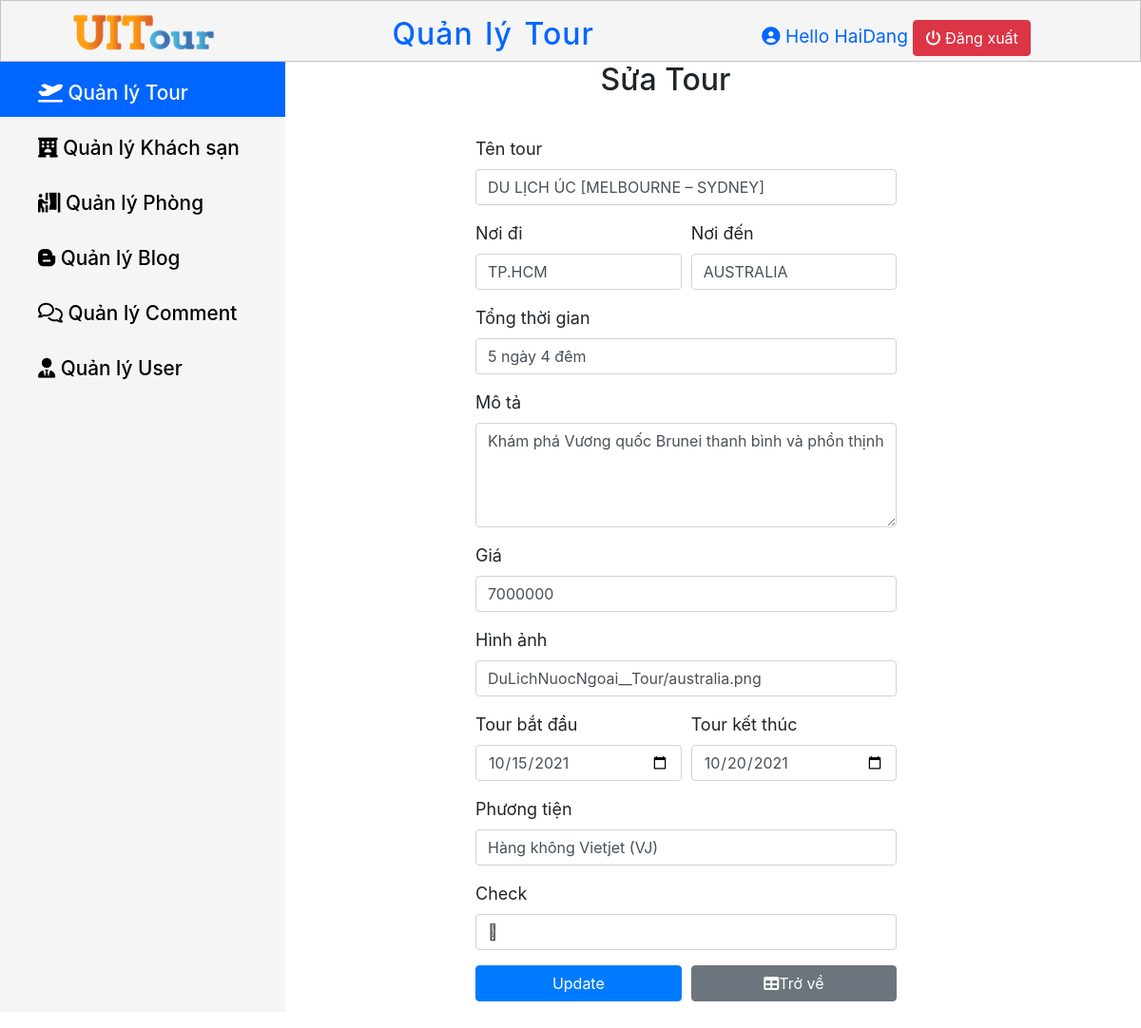
The app's page /Page-Admin/SuaTour.php?id=2 with its own data.
### tables this page shows
CREATE TABLE `tour` (
  `Tour_Id` int(11) NOT NULL,
  `Tour_Name` varchar(500) NOT NULL,
  `Departure` varchar(500) NOT NULL,
  `Destination` varchar(500) NOT NULL,
  `Tour_Time` varchar(50) NOT NULL,
  `Description_Tour` varchar(1000) NOT NULL,
  `Price` int(11) NOT NULL,
  `Img_Source` text NOT NULL,
  `Tour_Start` date NOT NULL,
  `Tour_Finish` date NOT NULL,
  `Transport` varchar(200) NOT NULL,
  `Tour_Check` binary(1) NOT NULL
);

### Page-Admin/SuaTour.php (the view, shortened to what this page needs)
<?php
    $host = "localhost";
    $host_user ="root";
    $host_password = "";
    $database = "ie104.m12";
    $port = "8111";
    $conn = new mysqli($host, $host_user, $host_password, $database, $port);
    if(isset($_REQUEST["id"]) and $_REQUEST['id']!="")
    {
        $id =  $_GET["id"];
        $sql = "SELECT * FROM tour WHERE Tour_Id = $id";
        $kq = $conn->query($sql);
    }
?>
<!DOCTYPE html>
<html lang="en">
<head>
    <link rel="stylesheet" href="Navbar.css">
    <link rel="stylesheet" href="Content.css">
    <link rel="stylesheet" href="https://cdn.jsdelivr.net/npm/bootstrap@4.5.3/dist/css/bootstrap.min.css">
    <link rel="stylesheet" href="https://cdnjs.cloudflare.com/ajax/libs/font-awesome/6.0.0-beta3/css/all.min.css" />
</head>
<body>
    <header class="header-container">
        <div class="header-container__logo">
            <a href="../Page-Admin/TrangChu.php">
                <img src="../Trangchu/File/logo_header.png" alt="UITour">
            </a>
        </div>
        <h2 class="header-container__Title">
            Quản lý Tour
        </h2>
        <div class="header-container__profile">
            <i class="fas fa-user-circle"></i>
            <span>Hello HaiDang</span>
            <a href="../Page-Admin/DangNhap.php" class="btn btn-danger"> <i class="fas fa-power-off"></i> Đăng xuất</a>
        </div>
    </header>
    <main class="main">
        <nav class="nav-links">
            <ul class="nav-links__ul">
                <li class="nav-links__li active--css">
                    <a href="../Page-Admin/QuanLyTour.php" class=" nav-links__a active--css">
                        <i class="fas fa-plane-departure"></i>  Quản lý Tour
                    </a>
                </li>
                <li class="nav-links__li">
                    <a href="../Page-Admin/QuanLyKhachSan.php" class=" nav-links__a">
                        <i class="fas fa-hotel"></i></i>  Quản lý Khách sạn
                    </a>
                </li>
                <li class="nav-links__li">
                    <a href="../Page-Admin/QuanLyPhong.php" class=" nav-links__a">
                        <i class="fas fa-person-booth"></i>  Quản lý Phòng
                    </a>
                </li>
                <li class="nav-links__li">
                    <a href="../Page-Admin/QuanLyBlog.php" class=" nav-links__a">
                        <i class="fab fa-blogger-b"></i></i>  Quản lý Blog
                    </a>
                </li>
                <li class="nav-links__li">
                    <a href="../Page-Admin/QuanLyComment.php" class=" nav-links__a">
                        <i class="far fa-comments"></i></i></i>  Quản lý Comment
                    </a>
                </li>
                <li class="nav-links__li  " >
                    <a href="../Page-Admin/QuanLyUser.php" class=" nav-links__a  ">
                        <i class="fas fa-user-tie"></i></i></i>  Quản lý User
                    </a>
                </li>
            </ul>
        </nav>
        <div class="col-md-8">
            <h2 class=" text-center">Sửa Tour</h2>
            <div class="col-md-8 div--css">
                <form action="" class="form--css" method="post">
                    <?php while($row = $kq->fetch_assoc()) { ?>
                        <div class="form-group">
                        <label for="Tour_Name" class="control-label">Tên tour</label>
                        <input name="Tour_Name" class="form-control" value="<?php echo $row["Tour_Name"] ?>" required/>
                    </div>
                    <div class="form-row">
                        <div class="form-group col-md-6">
                            <label for="Departure" class="control-label">Nơi đi</label>
                            <input name="Departure" class="form-control" value="<?php echo $row["Departure"] ?>" required/>
                        </div>
                        <div class="form-group col-md-6">
                            <label for="Destination" class="control-label">Nơi đến</label>
                            <input name="Destination" class="form-control" value="<?php echo $row["Destination"] ?>" required/>
                        </div>
                    </div>
                    <div class="form-group">
                        <label for="Tour_Time" class="control-label">Tổng thời gian</label>
                        <input name="Tour_Time" class="form-control" value="<?php echo $row["Tour_Time"] ?>" required/>
                    </div>
                    <div class="form-group">
                        <label for="Description_Tour" class="control-label">Mô tả</label>
                        <textarea name="Description_Tour"  cols="30" rows="4"  class="form-control" required><?php echo $row["Description_Tour"] ?></textarea>
                    </div>
                    <div class="form-group">
                        <label for="Price" class="control-label">Giá</label>
                        <input type="number" name="Price" class="form-control" value="<?php echo $row["Price"] ?>" required/>
                    </div>
                    <div class="form-group">
                        <label for="Img_Source" class="control-label">Hình ảnh</label>
                        <input name="Img_Source" class="form-control" value="<?php echo $row["Img_Source"] ?>" required/>
                    </div>
                    <div class="form-row">
                        <div class="form-group col-md-6">
                            <label for="Tour_Start" class="control-label">Tour bắt đầu</label>
                            <input type="date" name="Tour_Start" class="form-control" value="<?php echo $row["Tour_Start"] ?>" required/>
                        </div>
                        <div class="form-group col-md-6">
                            <label for="Tour_Finish" class="control-label">Tour kết thúc</label>
                            <input  type="date" name="Tour_Finish" value="<?php echo $row["Tour_Finish"] ?>" class="form-control" required/>
                        </div>
                    </div>
                    <div class="form-group">
                        <label for="Transport" class="control-label">Phương tiện</label>
                        <input name="Transport" class="form-control" value="<?php echo $row["Transport"] ?>" required/>
                    </div>
                    <div class="form-group">
                        <label for="Tour_Check" class="control-label">Check</label>
                        <input type="check" name="Tour_Check" value="<?php echo $row["Tour_Check"] ?>" class="form-control"/>
                    </div>
                    <div class="form-row">
                        <div class="form-group col-md-6">
                            <input name="submit" type="submit" value="Update" class="btn btn-primary btn-block" />
                        </div>
                        <div class="form-group col-md-6">
                            <a  href="../Page-Admin/QuanLyTour.php" class="btn btn-secondary btn-block"><i class="fa fa-table"></i>Trở về</a>
                        </div>
                    </div>
                    <?php } ?>
                </form>
            </div>
        </div>
    </main>
</body>
</html>

### Page-Admin/Navbar.css (style rules this page uses)
* { margin: 0; padding: 0; box-sizing: border-box; }
body { font-size: 15px; }
html { font-family: Arial, Helvetica, sans-serif; }
.header-container .header-container__logo img { margin-left: 3em; }
.header-container { display: flex; justify-content: space-between; align-items: center; width: 100%; max-height: 65px; position: fixed; top: 0; z-index: 10; background-color: #f5f5f5; border: 1px solid #c4c4c4; }
.header-container .header-container__Title { word-spacing: 3px; letter-spacing: 1px; margin-top: 15px; color: #0066FF; }
.header-container .header-container__profile { font-size: 1.2em; margin-right: 6em; margin-top: 15px; color: #0066FF; }
.main { margin-top: 65px; display: flex; width: 100%; }
.nav-links { width: 300px; height: 1000px; }
.nav-links__li { background-color: #f5f5f5; line-height: 50px; display: block; }
.nav-links__a { text-decoration: none; padding-top: 8px; color: #000; display: block; padding-left: 40px; font-weight: 500; font-size: 1.3em; }
.nav-links__ul { height: 100%; background-color: #f5f5f5; }
.active--css { background-color: #0066FF; color: #fff; }

### Page-Admin/Content.css (style rules this page uses)
* { margin: 0; padding: 0; box-sizing: border-box; }
body { font-size: 15px; max-width: 1500px; overflow-x: auto; }
label { font-size: 18px; }
.div--css { margin-left: 150px; }
.form--css { padding: 20px; border-radius: 10px; margin-top: 20px; }

### records on screen
tour: Tour_Name "DU LỊCH ÚC [MELBOURNE – SYDNEY]", Departure "TP.HCM", Destination "AUSTRALIA", Tour_Time "5 ngày 4 đêm", Description_Tour "Khám phá Vương quốc Brunei thanh bình và phồn thịnh", Price "7000000", Img_Source "DuLichNuocNgoai__Tour/australia.png", Tour_Start "10/15/2021", Tour_Finish "10/20/2021", Transport "Hàng không Vietjet (VJ)", Tour_Check "\u0001"
